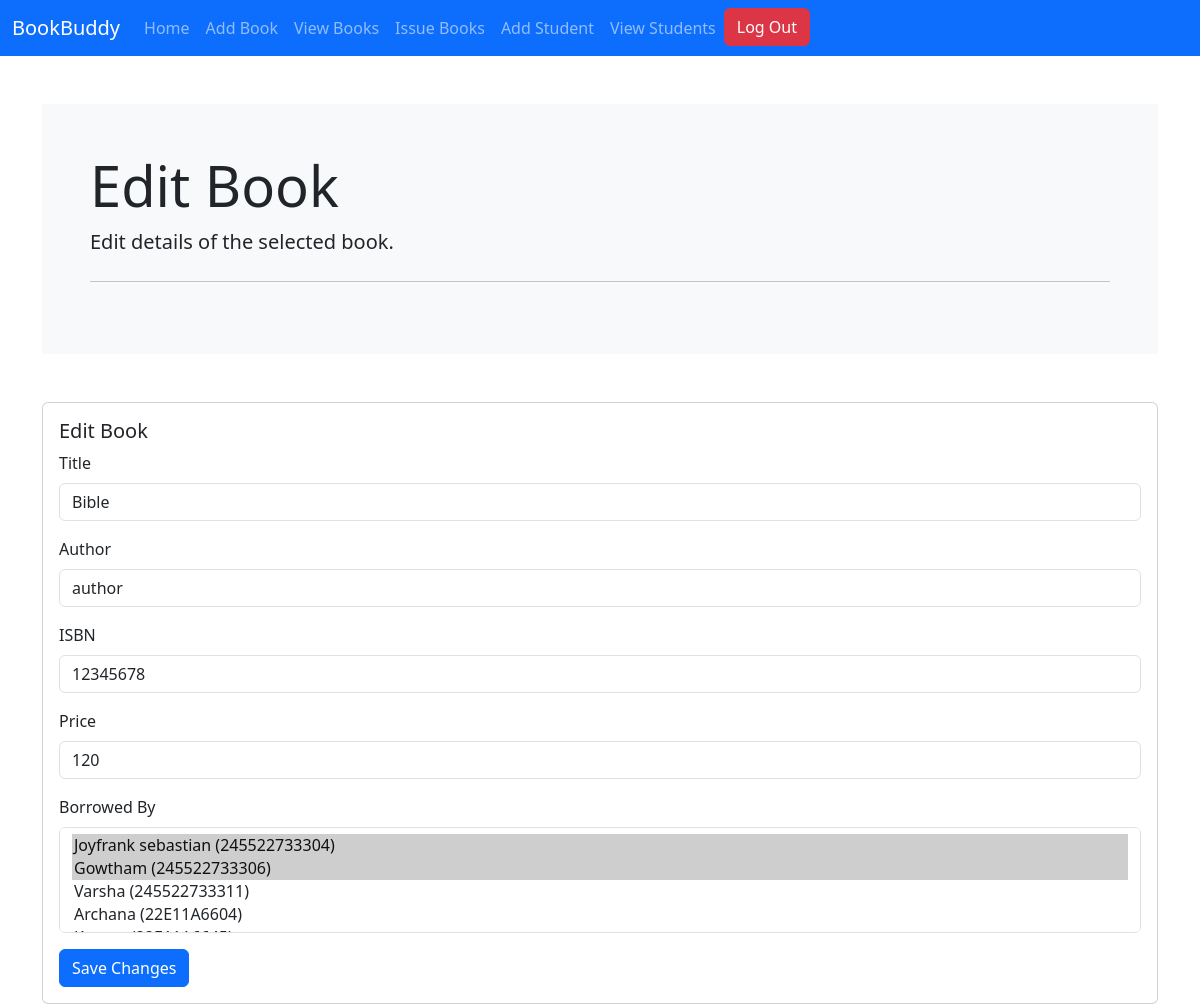
Page /editbook/Bible/ (signed in) on the committed database.
### LMS/models.py (models this page shows, shortened)
class Book(models.Model):
    title = models.CharField(max_length=100)
    author = models.CharField(max_length=100)
    isbn = models.CharField(max_length=100)
    price = models.IntegerField()
    borrowed_by = models.ManyToManyField(Student, blank=True, related_name='books_borrowed')

class Student(models.Model):
    roll_number = models.CharField(max_length=20, unique=True)
    name = models.CharField(max_length=100)
    books_taken = models.ManyToManyField('Book', blank=True, related_name='students_taken')

### LMS/views.py (the view, shortened to what this page needs)
# urls.py: path('editbook/<str:title>/', edit_book, name='edit_book'),
@login_required
def edit_book(request, title):
    book = get_object_or_404(Book, title=title)
    all_students = Student.objects.all()
    return render(request, 'editbook.html', {'book': book, 'students': all_students})

### templates/editbook.html (shortened to what this page needs)
<!doctype html>
<html lang="en">
  <head>
    <link href="https://cdn.jsdelivr.net/npm/bootstrap@5.3.3/dist/css/bootstrap.min.css" rel="stylesheet">
  </head>
  <body>
    <nav class="navbar navbar-expand-lg bg-primary" data-bs-theme="dark">
      <div class="container-fluid">
        <a class="navbar-brand" href="/">BookBuddy</a>
        <div class="collapse navbar-collapse" id="navbarNavDropdown">
          <ul class="navbar-nav">
            <li class="nav-item">
              <a class="nav-link" aria-current="page" href="/">Home</a>
            </li>
            <li class="nav-item">
              <a class="nav-link" href="/addbook">Add Book</a>
            </li>
            <li class="nav-item">
              <a class="nav-link" href="/viewbooks">View Books</a>
            </li>
            <li class="nav-item">
              <a class="nav-link" href="/issuebooks">Issue Books</a>
            </li>
            <li class="nav-item">
              <a class="nav-link" href="/addstudent">Add Student</a>
            </li>
            <li class="nav-item">
              <a class="nav-link" href="/viewstudents">View Students</a>
            </li>
        <li class="nav-item">
            <li class="nav-item">
    <button type="button" class="btn btn-danger" onclick="window.location.href='{% url 'logout' %}';">Log Out</button>
</li>
        </li>
          </ul>
        </div>
      </div>
    </nav>
    <div class="container mt-5">
      <div class="jumbotron bg-light p-5">
        <h1 class="display-4">Edit Book</h1>
        <p class="lead">Edit details of the selected book.</p>
        <hr class="my-4">
      </div>
      <div class="card mt-5">
        <div class="card-body">
          <h5 class="card-title">Edit Book</h5>
          <form method="POST" action="{% url 'edit_book' book.title %}">
            <div class="mb-3">
              <label for="title" class="form-label">Title</label>
              <input type="text" class="form-control" id="title" name="title" value="{{ book.title }}" required>
            </div>
            <div class="mb-3">
              <label for="author" class="form-label">Author</label>
              <input type="text" class="form-control" id="author" name="author" value="{{ book.author }}" required>
            </div>
            <div class="mb-3">
              <label for="isbn" class="form-label">ISBN</label>
              <input type="text" class="form-control" id="isbn" name="isbn" value="{{ book.isbn }}" required>
            </div>
            <div class="mb-3">
              <label for="price" class="form-label">Price</label>
              <input type="number" class="form-control" id="price" name="price" value="{{ book.price }}" required>
            </div>
            <div class="mb-3">
              <label for="borrowed_by" class="form-label">Borrowed By</label>
              <select multiple class="form-control" id="borrowed_by" name="borrowed_by">
                {% for student in students %}
                  <option value="{{ student.id }}" {% if student in book.borrowed_by.all %}selected{% endif %}>
                    {{ student.name }} ({{ student.roll_number }})
                  </option>
                {% endfor %}
              </select>
            </div>
            <button type="submit" class="btn btn-primary">Save Changes</button>
          </form>
        </div>
      </div>
    </div>
  </body>
</html>

### rows in the picture
Book: title "Bible", author "author", isbn "12345678", price "120", borrowed_by "Joyfrank sebastian (245522733304) ☑ / Gowtham (245522733306) ☑ / Varsha (245522733311) / Archana (22E11A6604)"
